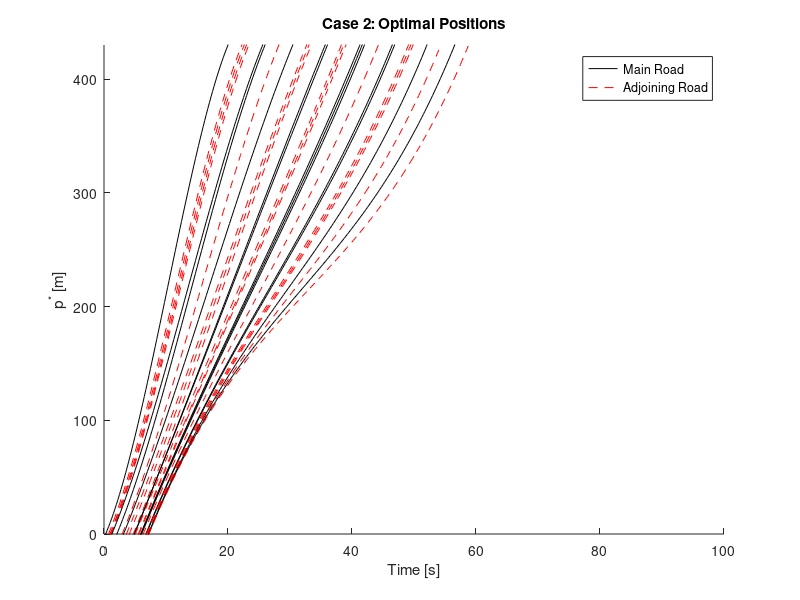
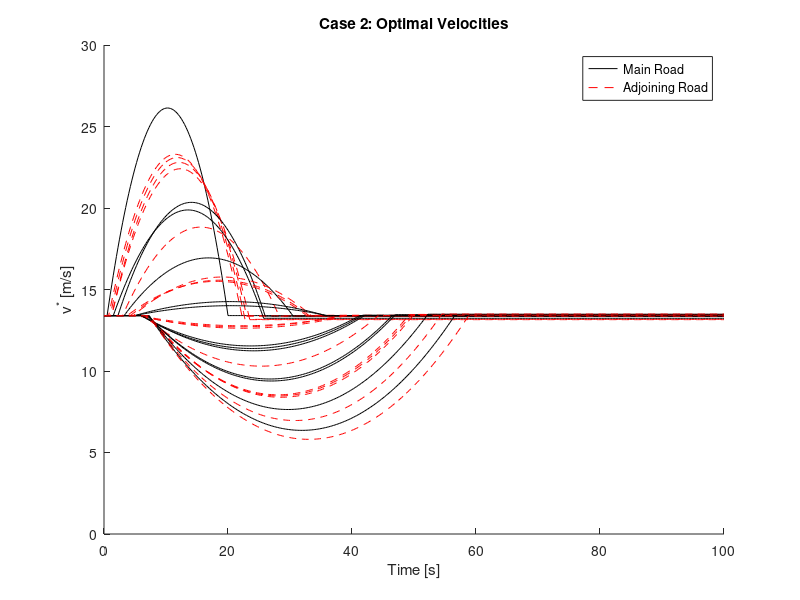
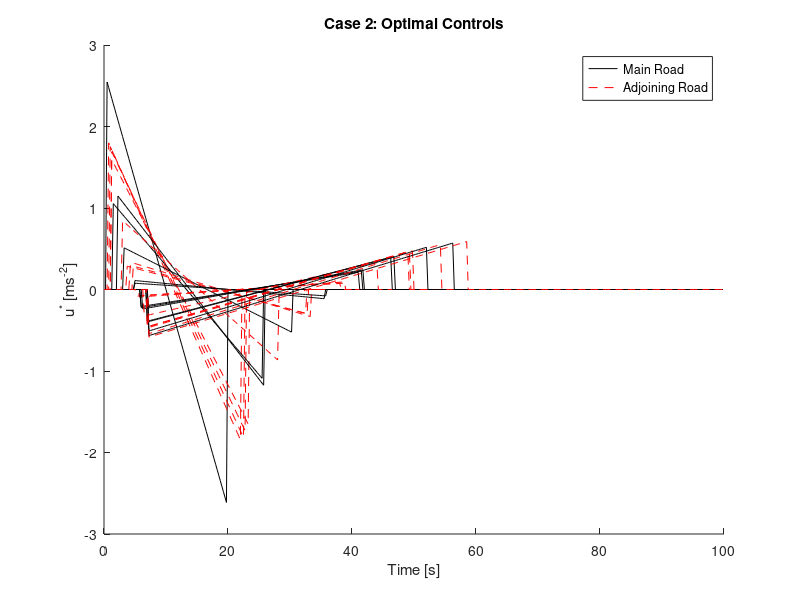

These charts were generated, in order, by the following MATLAB code:
%% Parameters

clear; close all; clc

L = 400; % control zone length [m]
S = 30; % merging zone length [m]
delta = 5; % minimum safe following distance [m]
cars = 30; % # cars
dt = 0.25; % time step [s]
tvec = 0:dt:100; % time array

t0 = [10 10 12.5 12.5]'; % time cars enter control zone [s]
v0 = 13.4; % speed before entering control zone [m/s]
% x0 = -sort(rand(cars,1)*100); % random starting positions, in order
x0 = [-3.5712, -9.7540, -12.6987, -14.1886, -15.7613, -17.1187, -27.8498,...
    -39.2227, -42.1761, -48.5376, -54.6882, -63.2359, -65.5478, -65.5741,...
    -67.8735, -74.3132, -75.7740, -79.2207, -80.0280, -81.4724, -84.9129,...
    -90.5792, -91.3376, -91.5736, -93.3993, -95.7167, -95.7507, -95.9492,...
    -96.4889, -97.0593].'; % initial positions
for j = 1:cars
    x{j}(:,1) = [x0(j);13.4]; % structure of states
end
% road = round(rand(cars,1)); % randomly assign to roads
road = [1, 0, 0, 0, 0, 1, 1, 0, 1, 0, 0, 0 1, 1, 0, 0, 0, 1, 1, 1, 0 1,...
    1, 0, 0, 0, 1, 0, 1, 0].';

pf = L + S; % positions at final time
vf = v0; % velocities at final time

for j = 1:cars
    if j == 1
        tf(j) = 20; % Car 1 must pass through in time seconds
    else
        if road(j) == road(j-1) % if on same road as previous car
            tf(j) = tf(j-1) + delta/x{j}(2); % final time (rear collision con)
        else
            tf(j) = tf(j-1) + S/x{j}(2); % final time (lat collision con)
        end
    end
end

%% Initialize

for j = 1:cars
    T = [0 0 0 1; 0 0 1 0;...
        tf(j)^3/6 tf(j)^2/2 tf(j) 1;...
        tf(j)^2/2 tf(j) 1 0];
    b{j}(:,1) = T\[x{j}(:,1); pf; vf];
end

%% Simulate

for j = 1:cars
    for i = 1:length(tvec)-1
        t = tvec(i+1);
        if ceil(x{j}(1,i)) < L+S && x{j}(1,i) >= 0 % if in ctrl/merg zones
            x{j}(1,i+1) = b{j}(1,i)*t^3/6 + b{j}(2,i)*t^2/2 + b{j}(3,i)*t + b{j}(4,i); % position
            x{j}(2,i+1) = b{j}(1,i)*t^2/2 + b{j}(2,i)*t + b{j}(3,i); % veloc
            u{j}(i) = b{j}(1,i)*t + b{j}(2,i);
        else
            u{j}(i) = 0;
            x{j}(1,i+1) = x{j}(1,i) + dt*x{j}(2,i);
            x{j}(2,i+1) = x{j}(2,i);
        end
        T = [t^3/6 t^2/2 t 1; ...
            t^2/2 t 1 0; ...
            tf(j)^3/6 tf(j)^2/2 tf(j) 1; ...
            tf(j)^2/2 tf(j) 1 0];
        b{j}(:,i+1) = T\[x{j}(:,i+1); pf; vf];
    end
end

%% Plot

figure % Positions
hold on
for j = 1:cars
    if road(j) == 1
        col = '-k';
    else
        col = '--r';
    end
    plot(tvec,x{j}(1,:),col)
end
xlabel 'Time [s]'
ylabel 'p^* [m]'
ylim([0 430])
title('Case 2: Optimal Positions')
legend('Main Road','Adjoining Road')

figure % Velocities
hold all
for j = 1:cars
    if road(j) == 1
        col = '-k';
    else
        col = '--r';
    end
    plot(tvec,x{j}(2,:),col)
end
xlabel 'Time [s]'
ylabel 'v^* [m/s]'
ylim([0 30])
title('Case 2: Optimal Velocities')
legend('Main Road','Adjoining Road')

figure % Controls
hold all
for j = 1:cars
    if road(j) == 1
        col = '-k';
    else
        col = '--r';
    end
    plot(tvec(1:length(u{j})),u{j},col)
end
xlabel 'Time [s]'
ylabel 'u^* [ms^{-2}]'
title('Case 2: Optimal Controls')
legend('Main Road','Adjoining Road')

%% Get Fuel Consumption

q0 = 0.1569;
q1 = 2.45*10^-2;
q2 = -7.415*10^-4;
q3 = 5.975*10^-5;
r0 = 0.07224;
r1 = 9.681*10^-2;
r2 = 1.075*10^-3;

fcruise = zeros(cars,length(u{j})); % fuel consumed at constant speed
facc = zeros(cars,length(t)); % fuel consumed due to acc
fv = zeros(cars,length(t)); % total fuel consumed
cost = zeros(cars,1); % total cost

for j=1:cars
    for i=1:length(u)
        ti = tvec(i);
        fcruise(j,i) = q0 + q1*x{j}(2,i) + q2*x{j}(2,i)^2 + q3*x{j}(2,i)^3;
        facc(j,i) = u{j}(i)*(r0 + r1*x{j}(2,i) + r2*x{j}(2,i)^2);
        fv(j,i) = fcruise(j,i) + facc(j,i);
    end
    cost(j) = sum(fv(j,:));
end